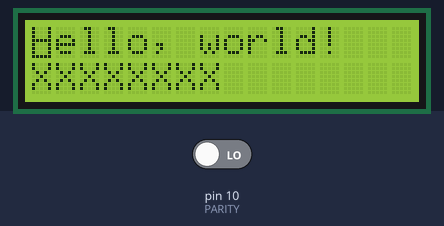
The program below on a simulated Arduino Uno, built with avr-gcc and run on an emulated ATmega328P. On the bench: 16×2 character LCD. The inputs (shaded band) are chosen by the test bench; at power-on: pin 10 (PARITY) LOW.

Above: at 0.1 s.
At 2.6 s:
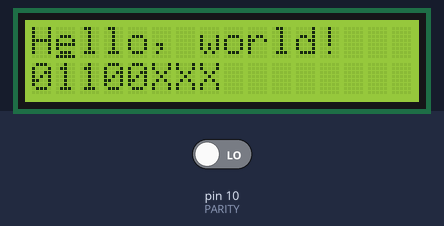
At 5.2 s:
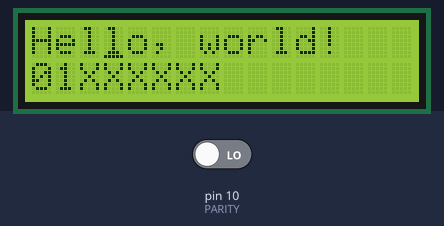
At 10.5 s:
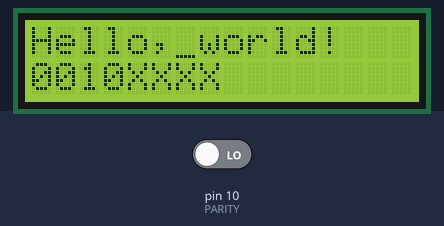
At 15.7 s:
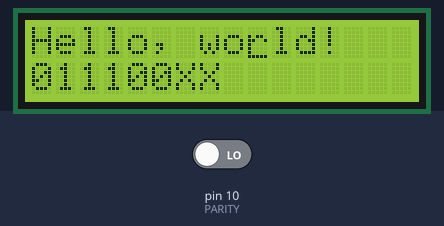
At 20.9 s:
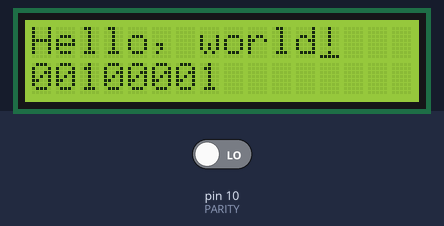

The program:

main.cpp
```cpp
#include <Arduino.h>
#include <LiquidCrystal.h>

// Transmit rate in bps
#define TX_RATE 5

// Pin assignments
#define TX_DATA 3
#define TX_CLK 2

#define PARITY 10
#define LCD_RS 9
#define LCD_EN 8
#define LCD_D7 7
#define LCD_D6 6
#define LCD_D5 5
#define LCD_D4 4

LiquidCrystal lcd(LCD_RS, LCD_EN, LCD_D4, LCD_D5, LCD_D6, LCD_D7);

const char *message = "Hello, world!";

void setup()
{

	pinMode(TX_DATA, OUTPUT);
	pinMode(TX_CLK, OUTPUT);
	pinMode(PARITY, INPUT);

	// Initialize the LCD screen

	lcd.begin(16, 2);
	lcd.setCursor(0, 0);
	lcd.print(message);

	for (int byte_idx = 0; byte_idx < strlen(message); byte_idx++)
	{

		char tx_byte = message[byte_idx];

		// Clear the second line of the display
		lcd.noCursor();
		lcd.setCursor(0, 1);
		lcd.print("XXXXXXXX");
		lcd.setCursor(byte_idx, 0);
		lcd.cursor();

		for (int bit_idx = 0; bit_idx < 8; bit_idx++)
		{

			bool tx_bit = tx_byte & (0x80 >> bit_idx);

			digitalWrite(TX_DATA, tx_bit);
			delay((1000 / TX_RATE) / 2);

			// Update the LCD
			lcd.noCursor();
			lcd.setCursor(bit_idx, 1);
			lcd.print(tx_bit ? "1" : "0");
			lcd.setCursor(byte_idx, 0);
			lcd.cursor();

			digitalWrite(TX_CLK, HIGH);
			delay((1000 / TX_RATE) / 2);
			digitalWrite(TX_CLK, LOW);
		}
	}

	digitalWrite(TX_DATA, digitalRead(PARITY));

	delay((1000 / TX_RATE) / 2);
	digitalWrite(TX_CLK, HIGH);
	delay((1000 / TX_RATE) / 2);
	digitalWrite(TX_CLK, LOW);

	digitalWrite(TX_DATA, LOW);
}

void loop()
{
	// put your main code here, to run repeatedly:
}
```
